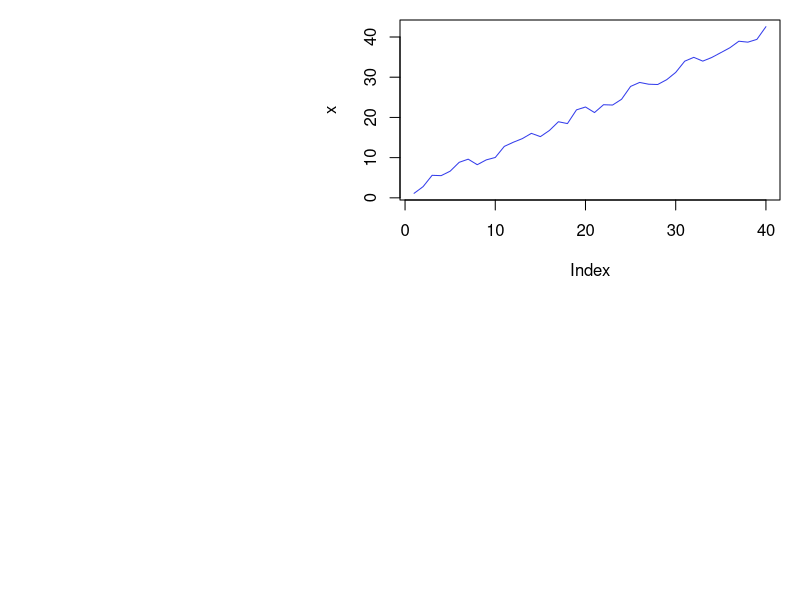
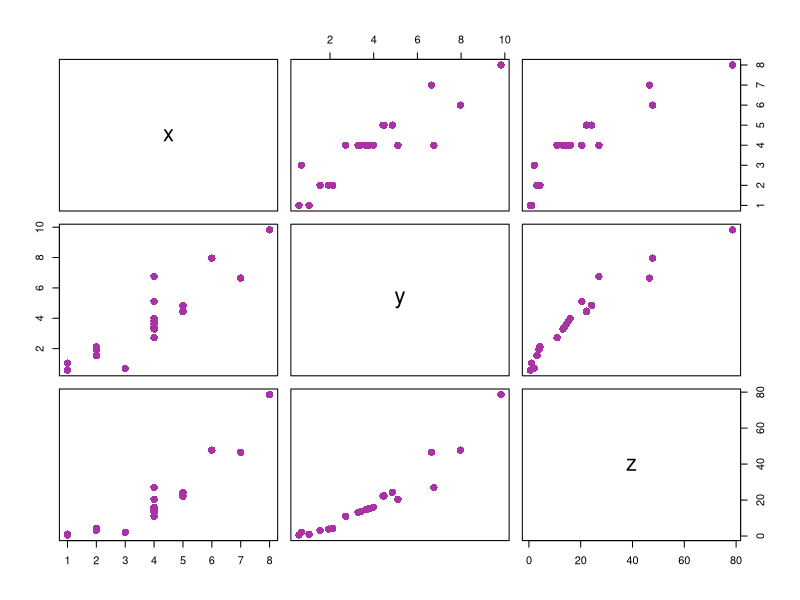

Here is the R script that generated these plots, in order: (Note: this script raises an error after producing the figures.)

# S3 Class ##############################

# To create an object of this class we will create a list that will contain all class members. Then this
# list is passed to the class() method as an argument.
a <- list(name="Adam", Roll_no=15)
# Defining a class "Student"
class(a) <- "Student"
# Creation of object
a

# The generic functions are a good example of polymorphism. 
# To understand the concept of generic functions consider 
#the print() function. The print() function is a collection 
# of various print functions that are created for different
# data types and data structures in the R Programming 
# Language. It calls the appropriate function depending upon 
# the type of object passed as an argument

# Seeing different types of print function
methods(print)

# Now lets create generic function of our own
a = list(name="Adam", Roll_no=15)
class(a) = "Student"
print(a)
# Now lets print all our members in spacified format
print.Student <- function(obj){
  cat("name: ", obj$name, "\n")
  cat("Roll No: ", obj$Roll_no, "\n")
}
print(a)

# To view the S3 attributes
attributes(a)

# Add attributes
attr(a, "age") <- c(18)
attributes(a)


# Inheritance in S3 class
# Inheritance allows one class to derive the features and functionalities 
# of another class. The feature facilitates code resuability

# student function with argument
student <- function(n, r){
  value <- list(name=n, Roll_no=r)
  attr(value, "class") <- "student"
  value
}
print.student <- function(obj){
  cat("Name: ", obj$name, "\n")
  cat("Roll ", obj$Roll_no)
}
# inheritance is done while creating another class by doing class(obj) <- c(child, parent)
s <- list(name="Kesha", Roll_no=21, country="Bangladesh")
class(s) <- c("Student", "student")
s
# The following class overwrites the method for class student
print.student <- function(obj){
  cat(obj$name, "is from", obj$country, "\n")
}
s


# S4 class #####################
# S4 class has a predefined definition.
# this function contain auxiliary functions for defining methods and generics
# syntax: setClass("myClass", slots=list(name="character", Roll_no="numeric"))
# The new() function is used to create object of S4 class

setClass("Student", slots=list(name="character", Roll_no="numeric"))
a <- new("Student", name="Adam", Roll_no=20)
a

# Create S4 objects from generator function
# setClass() returns a generator function which helps in creating objects and it acts as a constructor
stud <- setClass("Student", slots=list(name="character", Roll_no="numeric"))
stud
stud(name="Adam", Roll_no=15)

# Inheritance in S4 class
# Define S4 class
setClass("student", 
         slots=list(name="character",
                    age="numeric", rno="numeric")
         )
# Define a function to display object details
setMethod("show", "student",
          function(obj){
            cat(obj@name, "\n")
            cat(obj@age, "\n")
            cat(obj@rno, "\n")
          })
# Inherit from student
setClass("InternationalStudent",
         slots=list(country="character"),
         contains="student")
# Rest of the attribute will inherited from student
s <- new("InternationalStudent", name="Adam",
         age=22, rno=15, country="Bangladesh")
show(s)


# Reference class ###################
# Reference class is an improvement over s4 class
library(methods)
# setRefClass returns a generator
movies <- setRefClass("movies", fields=list(
  name = "character", leadActor="character", rating="numeric"
))
movieList <- movies(name="Iron Man", leadActor="Robert downey Jr", rating = 7)
movieList


# Add method to our class
library(methods)
movies <- setRefClass("movies", fields=list(name="character", leadActor="character", 
                                            rating="numeric"), methods=list(
                                              increment_rating = function(){
                                                rating <<- rating + 1
                                              },
                                              decrement_rating = function(){
                                                rating <<- rating - 1
                                              }
                                            ))
movieList <- movies(name="Iron Man",
                    leadActor="Robert downey Jr", rating=7)
movieList$rating
movieList$increment_rating()
movieList$rating



# R objects ###################
# in R programming language there are 5 basic types of language

# 1: vectors
x <- c(1, 2, 3, 4, 5)
y <- c("a", "b", "c") 
z <- 5
print(class(x))
print(class(y))
print(class(z))

# 2: Lists
# List can contain heterogeneous data types such as vectors or another lists
ls <- list(c(1, 2, 3, 4), list("a", "b", "c"))
print(ls)
print(class(ls))

# 3: matrices
# 4: factors
# 5: Arrays
# 6: Data frames


# Encapsulation in R programming #############################################
# OOP has the following features:
    # Class
    # Object
    # Abstraction
    # Encapsulation
    # Polymorphism
    # Inheritnce

# While working with classes and dealing with sensitive data, implementing global variable to all the 
# variables used within the program code is not a good choice because then the chance of getting data
# tempered will increase. For this purpose OOP has the concept of Encapsulation. Encapsulation ensures
# the outside view of the object is clearly separated from the inside view of the object by hiding the
# implementation of operation and state from the interface which is available to all other objects

l <- list(name="GeeksForGeeks", state="Up", sector=136)
class(l) <- "info"
l

s <- list(country="Bangladesh", state="Sylhet", street_no.=110)
class(s) <- "address"
s



# Polymorphism ##################################
# R language is evolving and it implements parametric polymorphism, which means that methods in R refer
# to functions, not class.
plot
help("UseMethod")
methods(plot)
# X window system graphics
x11(width=15, height=13)
# The runif() function generates random deviates of the uniform distribution
x <- 3*runif(40) + (1:40)
par(mar=c(20, 20, 1, 1))
plot(x, type='l', col='#343deb')
z <- locator(1)

# Input is data frame
X11(width = 6, height = 6)
set.seed(280870)
x <- c(4, 3, 1, 2, 2, 4, 6, 4, 5, 5, 
       4, 4, 5, 4, 4, 8, 4, 1, 2, 7)
y <- x * rnorm(20, 1, 0.3)
z <- x * y
# Taking a data frame
df <- data.frame(x, y, z)
par(mar = c(0.1, 0.1, 0.1, 0.1))
# Using plot()
plot(df, col = '#a832a6', pch = 16, cex = 1.5)
z <- locator(1)

colors <- c("violet", "indigo", "blue", "green",
            "yellow", "orange", "red")
summary(colors)

state.region
# Provides summarised results under each region
summary(state.region) 
# As maxsum is given as 3, totally we should have 3 regions
# But here we have 4 regions and hence highest count region,
# next highest count region is displayed and the other 
# regions are clubbed under Other
summary(state.region, maxsum = 3)

# Creating generic method
display <- function(obj){
  UseMethod("print")
}
print.bank <- function(obj){
  cat("Name is ", obj$name, "\n")
  cat(obj$account_no, " is the Acc no of the holder", "\n")
  cat(obj$saving, " is the amount of saving in the account \n")
  cat(obj$withdrawn, " is the withdrawn amount\n")
}
x <- list(name="hasan", account_no=1234, saving=1500, withdraw=267)
class(x) <- "bank"
display <- function(obj){
  UseMethod("print")
}
display(x)




# Inheritance ###########################################
# Inheritance is one of the concept in OOP by which new classes can be derived from existing or base
# classes helping in re-usability of code.

# Inheritance in S3 class
student <- function(n, a, r){
  value <- list(name=n, age=a, rno=r)
  attr(value, "class") <- student
  value
}
print.student <- function(obj){
  cat(obj$name, "\n")
  cat(obj$age, "\n")
  cat(obj$rno, "\n")
}
s <- list(name="Kalam", age=21, rno=4, country="Bangladesh")
class(s) <- c("InternationalStudent", "student")
cat("The method print.student() is inherited:\n")
print(s)

# overwriting the print method
print.InternationalStudent <- function(obj){
  cat(obj$name, "is from", obj$country, "\n")
}
print(s)

#check inheritance
inherits(s, "student")


# Inheritance in S4 class
setClass("student", slots=list(
  name="character", age="numeric", rno="numeric"
))
setMethod("show", "student",
          function(obj){
            cat(obj@name, "\n")
            cat(obj@age, "\n")
            cat(obj@rno, "\n")
          })
#inherit from student
setClass("InternationalStudent", slots=list(country="character"), contains="student")

s <- new("InternationalStudent", name="Kalam", age=21, rno=96, country="Bangladesh")
show(s)


# Inheritance in Reference class
# Define class 
student <- setRefClass("student",        
                       fields = list(name = "character", 
                                     age = "numeric", rno = "numeric"), 
                       methods = list( 
                         inc_age <- function(x) { 
                           age <<- age + x 
                         }, 
                         dec_age <- function(x) { 
                           age <<- age - x 
                         } 
                       ) 
) 
# Inheriting from Reference class 
InternStudent <- setRefClass("InternStudent",  
                             fields = list(country = "character"),  
                             contains = "student", 
                             methods = list( 
                               dec_age <- function(x) { 
                                 if((age - x) < 0)  stop("Age cannot be negative") 
                                 age <<- age - x 
                               } 
                             )  
) 
# Create object 
s <- InternStudent(name = "Utkarsh", 
                   age = 21, rno = 96, country = "India") 
s$dec_age(5) 
s$age 

s$dec_age(20)  
s$age 




# Abstraction #############################
add_2 <- function(y){2+y}
add_2(1:10)

add_x <- function(x){
  function(y){ x+y }
}
add_2 <- add_x(2)
add_7 <- add_x(7)

for (i in 1:nboot){
  bootmeans[i] <- mean(sample(data, length(data), replace=TRUE))
}

make_container <- function(n){
  x <- numeric(n)
  i <- 1
  function(value=NULL){
    if(is.null(value)){
      return(x)
    }
    else{
      x[i] <<- value
      i <<- i+1
    }
  }
}
bootmeans <- make_container(nboot)
for(i in 1:nboot){
  bootmeans(mean(sample(data, length(data), replace=TRUE)))
}



# Looping over objects #################################
# One of the biggest issues with the "for" loop is its memeory consumption and its slowness in executing
# repetative task. And when its come to dealing with large data set and iterative over it, for loop 
# is not advised. R provides many alternatives to be applied to vectors for lopping operation that are
# pretty useful when working interactively on a command line. In this article we deal with apply()
# function and its vatiation: apply(), lapply(), sapply(), tapply(), mapply()

# apply():   Applies a function over the margins of an array or matrix
# lapply():  Apply a function over a list or vector 
# sapply():  Same as lapply() but with spacified result
# tapply():  Apply a function over a ragged array
# mapply():  Multivariate version of lapply()

# apply()
A = matrix(1:9, 3, 3)
print(A)
# Applying apply() over a row of matrix. Here margin 1 is for row
r = apply(A, 1, sum)
print(r)
# Applying apply() over a column of matrix. Here 2 is for column
c = apply(A, 2, sum)
print(c)

# lapply():
  # This function is used to apply a function over a list. It always return a list of the same length as
  # the input list
A = matrix(1:9, 3, 3)
B = matrix(10:18, 3, 3)
myList = list(A, B)
determinant = lapply(myList, det)
print(determinant)

# sapply()
# sapply(): This function is used to simplify the result of lapply(), if possible. Unlike lapply(), 
# the result is not always a list. The output varies in the following ways:-
  # If output is a list containing elements having length 1, then a vector is returned.
  # If output is a list where all the elements are vectors of same length(>1), then a matrix is returned.
  # If output contains elements which cannot be simplified or elements of different types, a list 
  # is returned.
A = list(a=1:5, b=6:10)
means = sapply(A, mean)
print(means)

# tapply():
  # This function is used to apply a function over a subset of vectors given by a combination of factors.
Id = c(1, 1, 1, 1, 2, 2, 2, 3, 3)
val = c(1, 2, 3, 4, 5, 6, 7, 8, 9)
result = tapply(val, Id, sum)
print(result)

# mapply():
  # It's a multivariate version of lapply(). This function can be used over several list simultaneously.
A = list(c(1, 2, 3, 4))
B = list(c(2, 5, 1, 6))
result = mapply(sum, A, B)
print(result)





# Creating, Listing and Deleting, Objects in memory #########################

# Listing object in memory
# numeric object
x = 5
# String object
name = "Jafrul"
# Vector object
vec1 = c(1, 2, 3)
vec2 = c("a", "b", "c")
# List object
listOfNumber = list( 
  "Numbers" = vec1, 
  "Characters" = vec2 
) 
# Data frame object 
myDataFrame = data.frame( 
  "Numbers" = vec1, 
  "Characters" = vec2 
) 
# Listing objects using object() 
print(objects()) 
# Listing objects using ls() 
print(ls()) 


# The code below returns all objects 
# whose name contains an v 
print(ls(pattern = "v")) 
# The code below returns all objects 
# whose name ends with "e" 
print(ls(pattern = "e$")) 


# Deleting object in memory
# Deleting object x using rm() 
rm(x) 
# Deleting object myDataFrame using remove() 
remove(myDataFrame) 
ls()

# Deleting All object in memory
rm(list=ls())
print(ls())




# S3 class ############################################
x <- c("female", "male", "male", "female")
class(x)
# Using the command class() to append the class of the vector
class(x) <- append(class(x), "Gender")
class(x)

age <- c(12, 10, 9)
e <- environment()
e
# setting the value of a variable
assign("age", 3, e)
ls()
# Getting the values of the variable
get("age", e)


# For creating S3 object there are two main steps:
    # Create a list with the required components
    # Then the class can be formed by command class(x) and a name should be assigned to this class
x <- list(name="Jafrul", account_no=1234, saving=1500, withdraw=234)
class(x) <- "bank"
x

# The S3 system in R language consists of three main components
    # Generic function, method, attributes
# The function print() is a generic function and hence is a collection of methods
methods(print)

# In the above long list there are important methods like print.factor(). When we print a factor through
# function print(), the call would automatically dispatch to print.factor()
# The class created as - bank, would search for a method named print.bank(), and since no such method 
# exists print.default() is used. 
# Generic functions have a default method which is used when no match is available

# Creating own method
x <- list(name="Jafrul", account_no=12345, saving=1200, withdraw=750)
class(x) <- "bank"
print.bank <- function(obj){
  cat("Name is ", obj$name, "\n")
  cat(obj$account_no, " is the account number of the holder\n")
  cat(obj$saving, " is the amount of saving the account \n")
  cat(obj$withdraw, " is the withdrawn amount")
}
x




# Explicit coercion in R programming #################################
# Coercing of an object from one type of class to another is known as explicit coercion
# Normally whatever is converted implicitly is referred to as coercion and if converted explicitly then it
# is known as casting. Conversion signifies both types- coercion and casting
x <- c(0, 1, 0, 3)
class(x)
# Converting it to integer type 
as.numeric(x) 
# Converting it to double type 
as.double(x) 
# Converting it to logical type 
as.logical(x) 
# Converting it to a list 
as.list(x) 
# Converting it to complex numbers 
as.complex(x) 




# R6 classes
# In OOP of R language, encapsulation means binding of the data and methods inside a class. 
# dplyr and shiny package use R6 classes
library(R6)

Queue <- R6Class("Queue",
                 
                 # public member of the class that can be accessed by object
                 public = list(
                   
                   # Constructor/ Initializer
                   initialize = function(...)
                   {
                     private$elements = list()
                   },
                   
                   # Add to the queue
                   enqueue = function(num)
                   {
                     private$elements = append(private$elements, num)
                   },
                   
                   # Remove from queue
                   dequeue = function()
                   {
                     if(self$size()==0)
                       stop("Queue is empty")
                     element <- private$elements[[1]]
                     private$elements <- private$elements[-1]
                     element
                   },
                   
                   # Get the size of elements
                   size = function()
                   {
                     length(private$elements)
                   }),
                 
                 private = list(
                   # queue list
                   elements = list()
                  )
                 )
# Create an object
QueueObject = Queue$new()
QueueObject$enqueue(2)
QueueObject$enqueue(5)
QueueObject$dequeue()
QueueObject$dequeue()


# The following example is a demonstration of Inheritance in R6 classes by creating another class 
# childQueue that inherits the class Queue.
childQueue <- R6Class("childQueue",
                      # inherit queue class which is super class
                      inherit = Queue,
                      
                      public = list(
                        initialize = function(...)
                        {
                          private$elements <- list(...)
                        },
                        size = function()
                        {
                          # super is used to access methods from super class
                          super$size()
                        }
                      )
                      )
childQueueObject <- childQueue$new()
childQueueObject$enqueue(2)
childQueueObject$enqueue(3)
childQueueObject$dequeue()
childQueueObject$dequeue()
childQueueObject$dequeue()




# Getting attribute of Objects
# attribute() function in R is used to get all attributes of data. 
# This function is also used to set new attribute of data

info = data.frame(iris)
# Load info set that you want to work on
data(info) 
# Print first 6 rows of info set data                                            
head(info)                                                
# Apply attributes function
attributes(info) 


# Set different column names
# retain dataframe class
attributes_list <- list(names = c('Sepal.Length' ,'Sepal.Width' ,
                                  'Petal.Length', 'Petal.Width',
                                  'Species'),
                        class = "data.frame",
                        row.names= c("NA","NA","NA","NA"))

# New attributes from list added to info database
attributes(info) <- attributes_list
attributes(info)

# attr() will return specific data, but this function needs precise information about the data.
data(info) 
# Apply attr() function
attr(x = info, which = "names")



# Get or set names of elements of an object #############################

x <- c(1, 2, 3, 4, 5) 
# Assigning names using names() function 
names(x) <- c("gfg1", "gfg2", "gfg3", "gfg4", "gfg5") 
# Printing name vector that is assigned  
names(x) 
# Printing updated vector 
print(x) 

library(datasets)  
# Importing dataset  
head(airquality)  
# Calling names() function to get names 
names(airquality)




# Get the minimum element of an object #####################

x1 <- c(1, 2, 3, 4, 5, 6, 7, 8, 9) 
x2 <- c(4, 2, 8, NA, 11) 
# Finding minimum element 
min(x1) 
min(x2, na.rm = FALSE) 
min(x2, na.rm = TRUE)

arr = array(2:13, dim = c(2, 3, 2))  
print(arr) 
# Using min() function 
min(arr) 



# Get the maximum element of an object ##############################

x1 <- c(1, 2, 3, 4, 5, 6, 7, 8, 9) 
x2 <- c(1, 4, 2, 8, NA, 11) 
# Finding Maximum element 
max(x1) 
max(x2, na.rm = FALSE) 
max(x2, na.rm = TRUE)

arr = array(2:13, dim = c(2, 3, 2))  
print(arr) 
# Using max() function 
max(arr)
